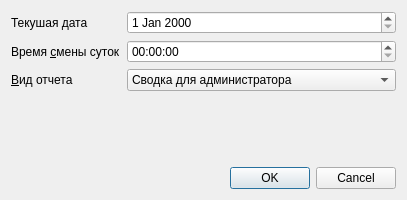
<?xml version="1.0" encoding="UTF-8"?>
<ui version="4.0">
 <class>DispatchingSetupDialog</class>
 <widget class="QDialog" name="DispatchingSetupDialog">
  <property name="geometry">
   <rect>
    <x>0</x>
    <y>0</y>
    <width>407</width>
    <height>200</height>
   </rect>
  </property>
  <property name="windowTitle">
   <string>Dialog</string>
  </property>
  <layout class="QGridLayout" name="gridLayout">
   <item row="0" column="1">
    <widget class="CDateEdit" name="edtDate"/>
   </item>
   <item row="4" column="0" colspan="2">
    <widget class="QDialogButtonBox" name="buttonBox">
     <property name="orientation">
      <enum>Qt::Horizontal</enum>
     </property>
     <property name="standardButtons">
      <set>QDialogButtonBox::Cancel|QDialogButtonBox::Ok</set>
     </property>
    </widget>
   </item>
   <item row="0" column="0">
    <widget class="QLabel" name="lblDate">
     <property name="text">
      <string>Текушая дата</string>
     </property>
    </widget>
   </item>
   <item row="1" column="0">
    <widget class="QLabel" name="lblBegTime">
     <property name="text">
      <string>Время &amp;смены суток</string>
     </property>
     <property name="buddy">
      <cstring>edtBegTime</cstring>
     </property>
    </widget>
   </item>
   <item row="3" column="1">
    <spacer name="verticalSpacer">
     <property name="orientation">
      <enum>Qt::Vertical</enum>
     </property>
     <property name="sizeHint" stdset="0">
      <size>
       <width>20</width>
       <height>40</height>
      </size>
     </property>
    </spacer>
   </item>
   <item row="1" column="1">
    <widget class="QTimeEdit" name="edtBegTime">
     <property name="sizePolicy">
      <sizepolicy hsizetype="MinimumExpanding" vsizetype="Fixed">
       <horstretch>0</horstretch>
       <verstretch>0</verstretch>
      </sizepolicy>
     </property>
    </widget>
   </item>
   <item row="2" column="0">
    <widget class="QLabel" name="lblReportType">
     <property name="text">
      <string>&amp;Вид отчета</string>
     </property>
     <property name="buddy">
      <cstring>cmbReportType</cstring>
     </property>
    </widget>
   </item>
   <item row="2" column="1">
    <widget class="QComboBox" name="cmbReportType">
     <item>
      <property name="text">
       <string>Сводка для администратора</string>
      </property>
     </item>
     <item>
      <property name="text">
       <string>Диспетчерские по отделениям</string>
      </property>
     </item>
     <item>
      <property name="text">
       <string>Диспетчерская 3+</string>
      </property>
     </item>
     <item>
      <property name="text">
       <string>Каналы госпитализации</string>
      </property>
     </item>
    </widget>
   </item>
  </layout>
 </widget>
 <customwidgets>
  <customwidget>
   <class>CDateEdit</class>
   <extends>QDateEdit</extends>
   <header>library/DateEdit.h</header>
  </customwidget>
 </customwidgets>
 <tabstops>
  <tabstop>edtDate</tabstop>
  <tabstop>edtBegTime</tabstop>
  <tabstop>cmbReportType</tabstop>
  <tabstop>buttonBox</tabstop>
 </tabstops>
 <resources/>
 <connections>
  <connection>
   <sender>buttonBox</sender>
   <signal>accepted()</signal>
   <receiver>DispatchingSetupDialog</receiver>
   <slot>accept()</slot>
   <hints>
    <hint type="sourcelabel">
     <x>248</x>
     <y>254</y>
    </hint>
    <hint type="destinationlabel">
     <x>157</x>
     <y>274</y>
    </hint>
   </hints>
  </connection>
  <connection>
   <sender>buttonBox</sender>
   <signal>rejected()</signal>
   <receiver>DispatchingSetupDialog</receiver>
   <slot>reject()</slot>
   <hints>
    <hint type="sourcelabel">
     <x>316</x>
     <y>260</y>
    </hint>
    <hint type="destinationlabel">
     <x>286</x>
     <y>274</y>
    </hint>
   </hints>
  </connection>
 </connections>
</ui>
